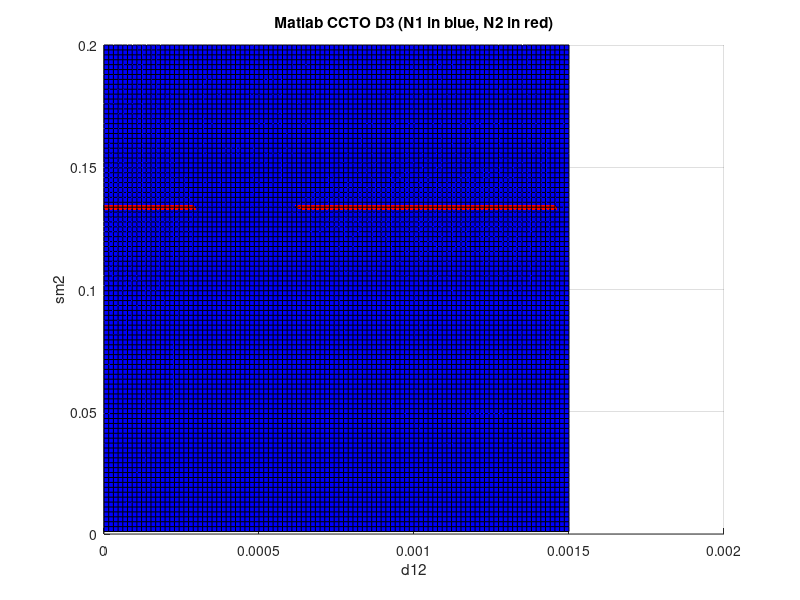

Recreate this plot in MATLAB.
function plot_matlab_cctoD3()    
    d12 = linspace(0, 0.0015, 100);
    sm2 = linspace(0.001, 0.2, 100);
    
    N1_ans = dlmread('matlab_cctoD3_N1.txt');
    N2_ans = dlmread('matlab_cctoD3_N2.txt');    

    
    figure;
    hold on;
    grid on;
    surf(d12, sm2, N1_ans, 'FaceColor', [0 0 1]);
    surf(d12, sm2, N2_ans, 'FaceColor', [1 0 0]);
    title('Matlab CCTO D3 (N1 in blue, N2 in red)');
    xlabel('d12');
    ylabel('sm2');

    
    saveas(gcf, 'fig_matlab_cctoD3.jpg');
    
    
end
